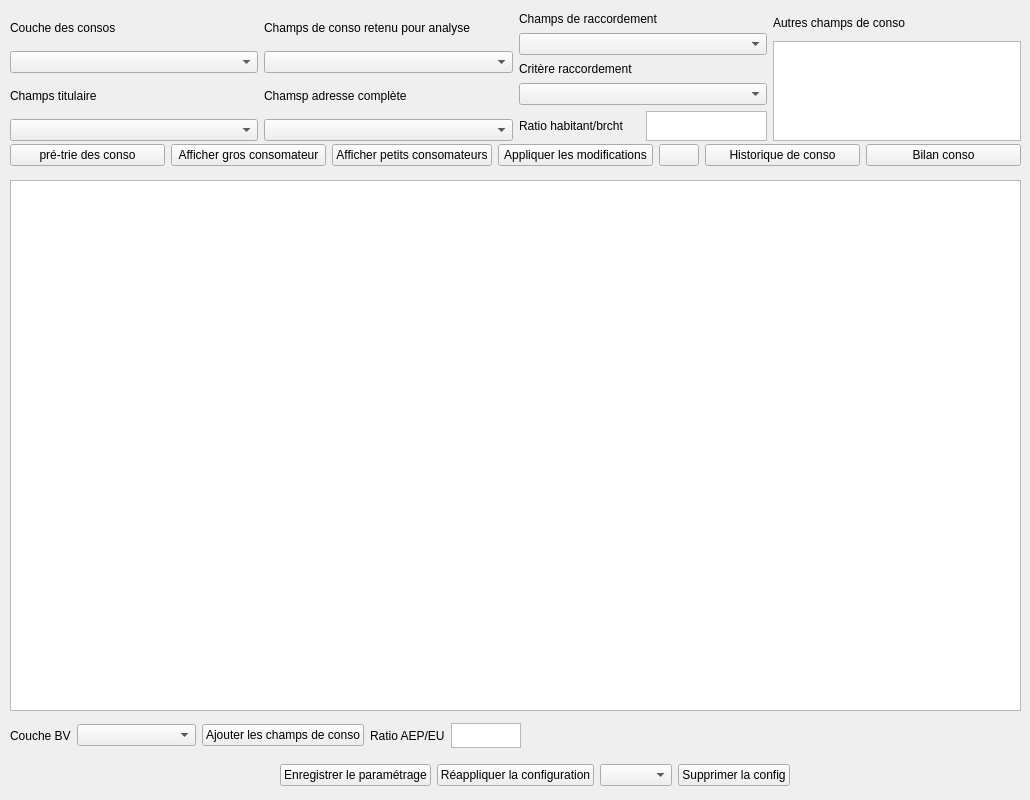
   <widget class="QWidget" name="tab_conso_aep">
    <attribute name="title">
     <string>Conso AEP</string>
    </attribute>
    <widget class="QTableView" name="apercu_conso">
     <property name="geometry">
      <rect>
       <x>10</x>
       <y>180</y>
       <width>1011</width>
       <height>531</height>
      </rect>
     </property>
    </widget>
    <widget class="QWidget" name="horizontalLayoutWidget">
     <property name="geometry">
      <rect>
       <x>10</x>
       <y>10</y>
       <width>1011</width>
       <height>131</height>
      </rect>
     </property>
     <layout class="QHBoxLayout" name="horizontalLayout" stretch="10,10,10,10">
      <property name="sizeConstraint">
       <enum>QLayout::SetDefaultConstraint</enum>
      </property>
      <item>
       <layout class="QVBoxLayout" name="verticalLayout">
        <property name="sizeConstraint">
         <enum>QLayout::SetDefaultConstraint</enum>
        </property>
        <item>
         <widget class="QLabel" name="label_4">
          <property name="text">
           <string>Couche des consos</string>
          </property>
         </widget>
        </item>
        <item>
         <widget class="QComboBox" name="Couche_geocode_conso"/>
        </item>
        <item>
         <widget class="QLabel" name="label_12">
          <property name="text">
           <string>Champs titulaire</string>
          </property>
         </widget>
        </item>
        <item>
         <widget class="QComboBox" name="Champs_titulaire"/>
        </item>
       </layout>
      </item>
      <item>
       <layout class="QVBoxLayout" name="verticalLayout_2">
        <item>
         <widget class="QLabel" name="label_6">
          <property name="text">
           <string>Champs de conso retenu pour analyse</string>
          </property>
         </widget>
        </item>
        <item>
         <widget class="QComboBox" name="Champs_conso_retenu"/>
        </item>
        <item>
         <widget class="QLabel" name="label_13">
          <property name="text">
           <string>Chamsp adresse complète</string>
          </property>
         </widget>
        </item>
        <item>
         <widget class="QComboBox" name="Champs_adresse"/>
        </item>
       </layout>
      </item>
      <item>
       <layout class="QVBoxLayout" name="verticalLayout_3" stretch="10,10,10,10,10">
        <property name="spacing">
         <number>6</number>
        </property>
        <item>
         <widget class="QLabel" name="label_8">
          <property name="text">
           <string>Champs de raccordement</string>
          </property>
         </widget>
        </item>
        <item>
         <widget class="QComboBox" name="Champ_raccordement"/>
        </item>
        <item>
         <widget class="QLabel" name="label_9">
          <property name="text">
           <string>Critère raccordement</string>
          </property>
         </widget>
        </item>
        <item>
         <widget class="QComboBox" name="Critere_raccordement"/>
        </item>
        <item>
         <layout class="QHBoxLayout" name="horizontalLayout_2" stretch="10,10">
          <item>
           <widget class="QLabel" name="label_15">
            <property name="text">
             <string>Ratio habitant/brcht</string>
            </property>
           </widget>
          </item>
          <item>
           <widget class="QTextEdit" name="Ratio_hab">
            <property name="maximumSize">
             <size>
              <width>16777215</width>
              <height>30</height>
             </size>
            </property>
           </widget>
          </item>
         </layout>
        </item>
       </layout>
      </item>
      <item>
       <layout class="QVBoxLayout" name="verticalLayout_4" stretch="2,10">
        <item>
         <widget class="QLabel" name="label_14">
          <property name="text">
           <string>Autres champs de conso</string>
          </property>
         </widget>
        </item>
        <item>
         <widget class="QListWidget" name="Autres_champs_conso">
          <property name="maximumSize">
           <size>
            <width>16777215</width>
            <height>100</height>
           </size>
          </property>
          <property name="selectionMode">
           <enum>QAbstractItemView::MultiSelection</enum>
          </property>
          <property name="selectionBehavior">
           <enum>QAbstractItemView::SelectItems</enum>
          </property>
         </widget>
        </item>
       </layout>
      </item>
     </layout>
    </widget>
    <widget class="QWidget" name="horizontalLayoutWidget_3">
     <property name="geometry">
      <rect>
       <x>10</x>
       <y>140</y>
       <width>1011</width>
       <height>31</height>
      </rect>
     </property>
     <layout class="QHBoxLayout" name="horizontalLayout_3" stretch="10,10,10,10,1,10,10">
      <item>
       <widget class="QPushButton" name="pre_trie_conso">
        <property name="text">
         <string>pré-trie des conso</string>
        </property>
       </widget>
      </item>
      <item>
       <widget class="QPushButton" name="gros_consommateur">
        <property name="text">
         <string>Afficher gros consomateur</string>
        </property>
       </widget>
      </item>
      <item>
       <widget class="QPushButton" name="petit_consommateur">
        <property name="text">
         <string>Afficher petits consomateurs</string>
        </property>
       </widget>
      </item>
      <item>
       <widget class="QPushButton" name="pushButton">
        <property name="text">
         <string>Appliquer les modifications</string>
        </property>
       </widget>
      </item>
      <item>
       <widget class="QPushButton" name="zoom_selection">
        <property name="text">
         <string/>
        </property>
        <property name="icon">
         <iconset>
          <normaloff>icon/loupe.jpeg</normaloff>icon/loupe.jpeg</iconset>
        </property>
       </widget>
      </item>
      <item>
       <widget class="QPushButton" name="Historique_conso">
        <property name="text">
         <string>Historique de conso</string>
        </property>
       </widget>
      </item>
      <item>
       <widget class="QPushButton" name="Bilan_conso">
        <property name="text">
         <string>Bilan conso</string>
        </property>
       </widget>
      </item>
     </layout>
    </widget>
    <widget class="QWidget" name="horizontalLayoutWidget_4">
     <property name="geometry">
      <rect>
       <x>10</x>
       <y>720</y>
       <width>511</width>
       <height>31</height>
      </rect>
     </property>
     <layout class="QHBoxLayout" name="horizontalLayout_4" stretch="4,10,10,4,2">
      <item>
       <widget class="QLabel" name="label_5">
        <property name="text">
         <string>Couche BV</string>
        </property>
       </widget>
      </item>
      <item>
       <widget class="QComboBox" name="Couche_BV_Conso_AEP"/>
      </item>
      <item>
       <widget class="QPushButton" name="Champs_BV_conso">
        <property name="text">
         <string>Ajouter les champs de conso</string>
        </property>
       </widget>
      </item>
      <item>
       <widget class="QLabel" name="label_7">
        <property name="text">
         <string>Ratio AEP/EU</string>
        </property>
       </widget>
      </item>
      <item>
       <widget class="QTextEdit" name="Ratio_conso">
        <property name="maximumSize">
         <size>
          <width>16777215</width>
          <height>25</height>
         </size>
        </property>
       </widget>
      </item>
     </layout>
    </widget>
    <widget class="QWidget" name="horizontalLayoutWidget_2">
     <property name="geometry">
      <rect>
       <x>280</x>
       <y>760</y>
       <width>510</width>
       <height>31</height>
      </rect>
     </property>
     <layout class="QHBoxLayout" name="horizontalLayout_9">
      <item>
       <widget class="QPushButton" name="enregistrer_config_AEP">
        <property name="text">
         <string>Enregistrer le paramétrage</string>
        </property>
       </widget>
      </item>
      <item>
       <widget class="QPushButton" name="reappliquer_config_AEP">
        <property name="text">
         <string>Réappliquer la configuration</string>
        </property>
       </widget>
      </item>
      <item>
       <widget class="QComboBox" name="liste_config_AEP"/>
      </item>
      <item>
       <widget class="QPushButton" name="supprimer_config_AEP">
        <property name="text">
         <string>Supprimer la config</string>
        </property>
       </widget>
      </item>
     </layout>
    </widget>
   </widget>
